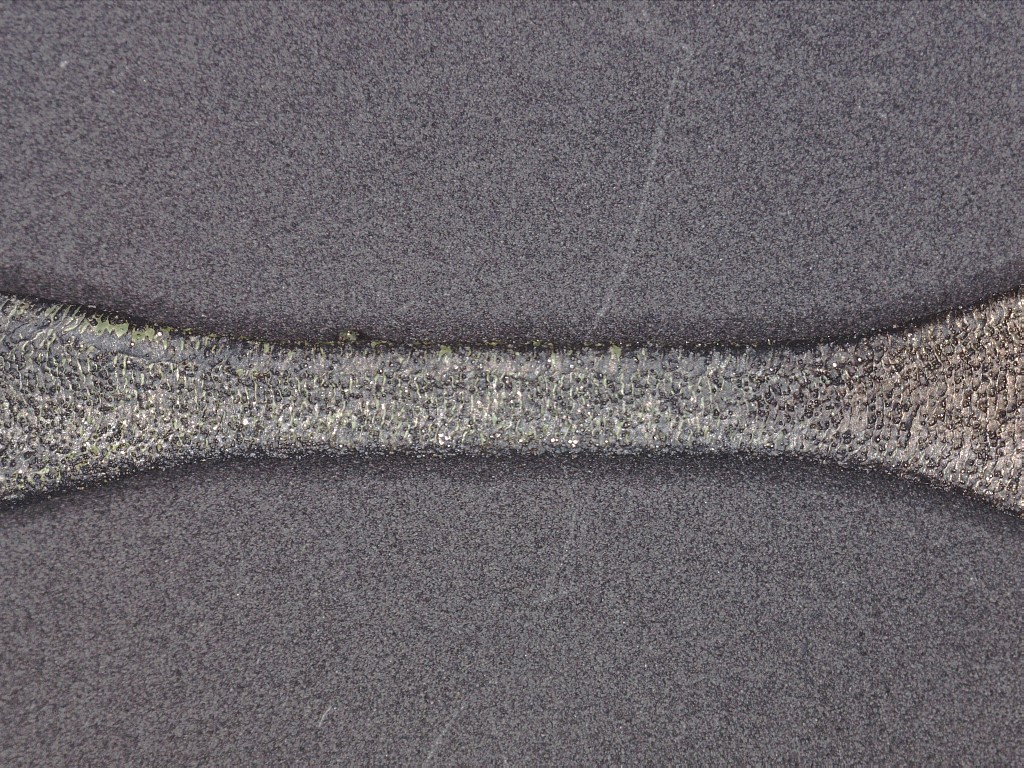
#> input picture notebooks/image/1.jpg, 1024 x 768 px
$ jupyter execute Surface_observation_test_piece_JIS_typeC.ipynb
#> lines starting #> are read from the running program, lines starting #| are printed output that depends on the picture
[cell 1]
import cv2
import matplotlib.pyplot as plt

[cell 2]
im = cv2.imread('./image/1.jpg')
#> im is the input picture: shape (768, 1024, 3); mean B, G, R 106.8, 102.2, 107.2
plt.imshow(im)
plt.axis('off')

[cell 3]
img_src = cv2.imread("./image/1.jpg", 1)
img_gray = cv2.cvtColor(img_src, cv2.COLOR_BGR2GRAY)
thresh = 100
max_pixel = 255
ret, img_dst = cv2.threshold(img_gray,
                                 thresh,
                                 max_pixel,
                                 cv2.THRESH_BINARY)
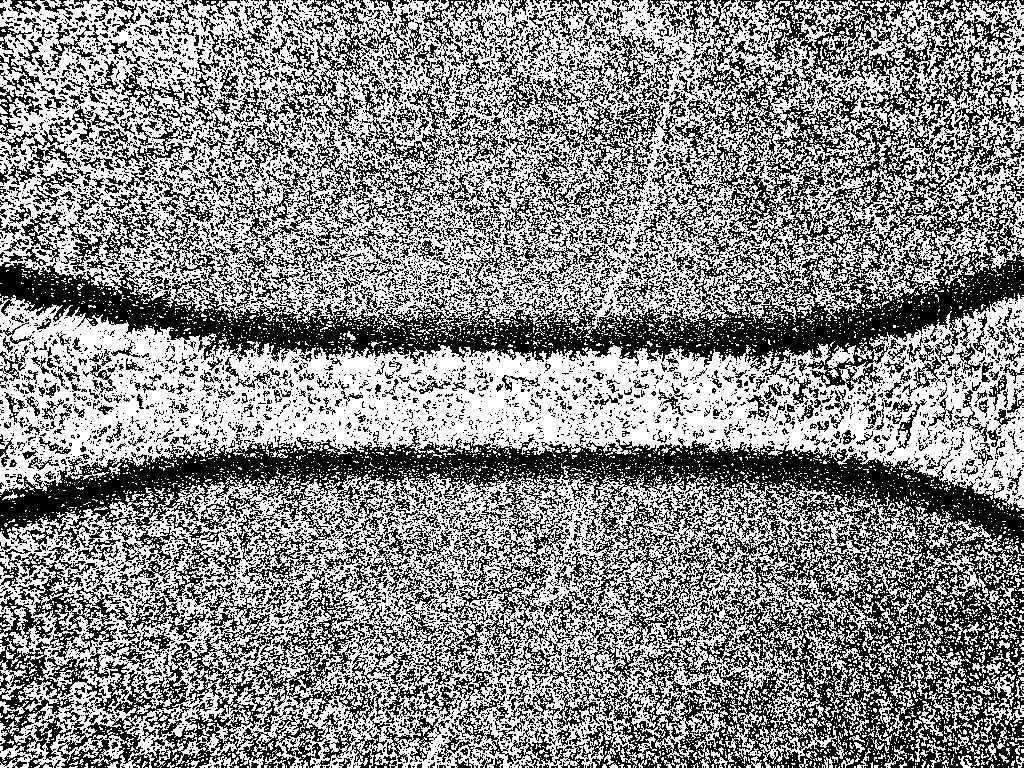
#> img_dst: shape (768, 1024); 54.7% white; black in thin lines or dots
#> ret = 100
plt.imshow(img_dst)
plt.set_cmap('gray')
plt.axis('off')

[cell 4]
im = cv2.imread('./image/3.jpg')
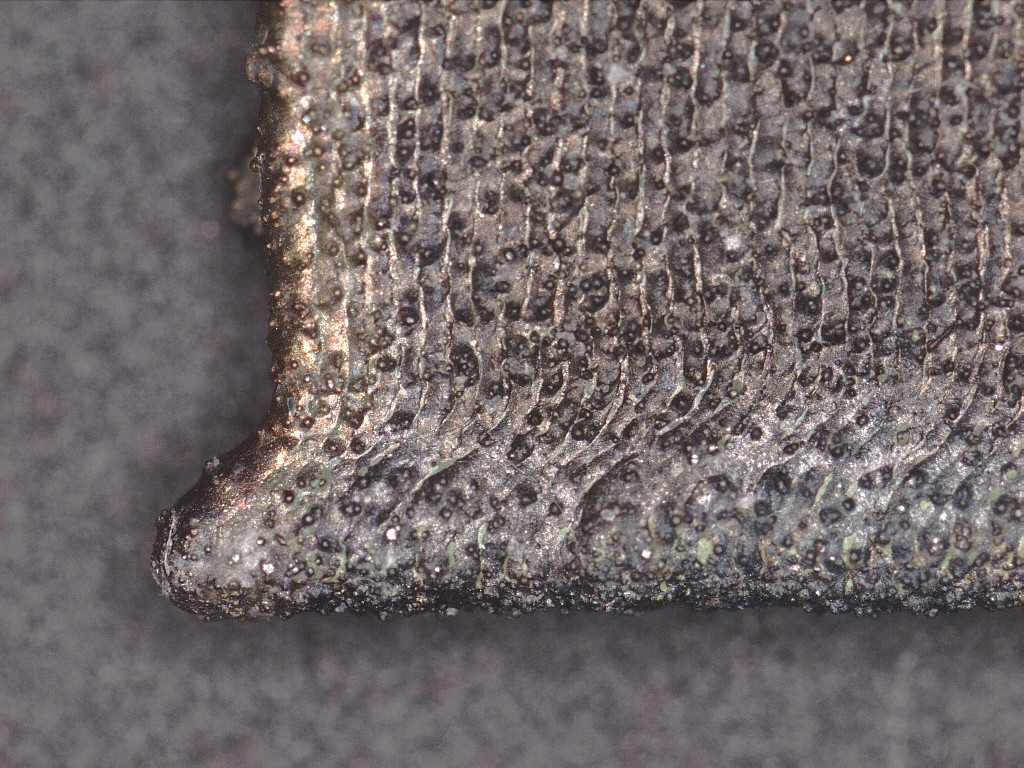
#> input picture notebooks/image/3.jpg, 1024 x 768 px
#> im is the input picture: shape (768, 1024, 3); mean B, G, R 105.1, 104.4, 113.2
plt.imshow(im)
plt.axis('off')

[cell 5]
thresh = 100

[cell 6]
import numpy as np
# kernel = np.ones((5,5),np.float32)/25
kernel = np.ones((5,5),np.float32)/20
dst = cv2.filter2D(im,-1,kernel)

plt.imshow(im)
plt.axis('off')
plt.show()
ret, img_dst = cv2.threshold(im,
                                 thresh,
                                 max_pixel,
                                 cv2.THRESH_BINARY)
#> img_dst: shape (768, 1024, 3)
plt.imshow(img_dst)
plt.set_cmap('gray')
plt.axis('off')
plt.show()

plt.imshow(dst)
plt.axis('off')
plt.show()
ret, img_dst = cv2.threshold(dst,
                                 thresh,
                                 max_pixel,
                                 cv2.THRESH_BINARY)
plt.imshow(img_dst)
plt.set_cmap('gray')
plt.axis('off')

[cell 7]
im = cv2.imread('./image/1.jpg')
plt.imshow(im)
plt.axis('off')

[cell 8]
import numpy as np
# kernel = np.ones((5,5),np.float32)/25
kernel = np.ones((5,5),np.float32)/20
dst = cv2.filter2D(im,-1,kernel)

plt.imshow(im)
plt.axis('off')
plt.show()
ret, img_dst = cv2.threshold(im,
                                 thresh,
                                 max_pixel,
                                 cv2.THRESH_BINARY)
plt.imshow(img_dst)
plt.set_cmap('gray')
plt.axis('off')
plt.show()

plt.imshow(dst)
plt.axis('off')
plt.show()
ret, img_dst = cv2.threshold(dst,
                                 thresh,
                                 max_pixel,
                                 cv2.THRESH_BINARY)
plt.imshow(img_dst)
plt.set_cmap('gray')
plt.axis('off')

[cell 9]
im = cv2.imread('./image/2.jpg')
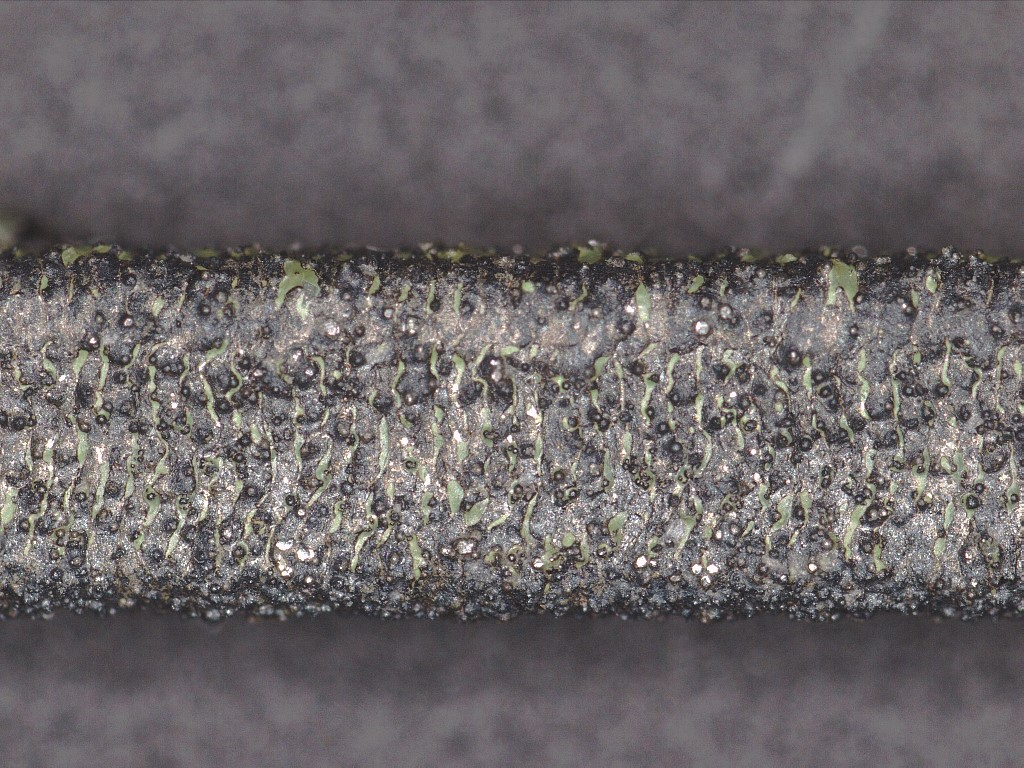
#> input picture notebooks/image/2.jpg, 1024 x 768 px
#> im is the input picture: shape (768, 1024, 3); mean B, G, R 104.8, 103.1, 108.4
plt.imshow(im)
plt.axis('off')

[cell 10]
import numpy as np
# kernel = np.ones((5,5),np.float32)/25
kernel = np.ones((5,5),np.float32)/20
dst = cv2.filter2D(im,-1,kernel)
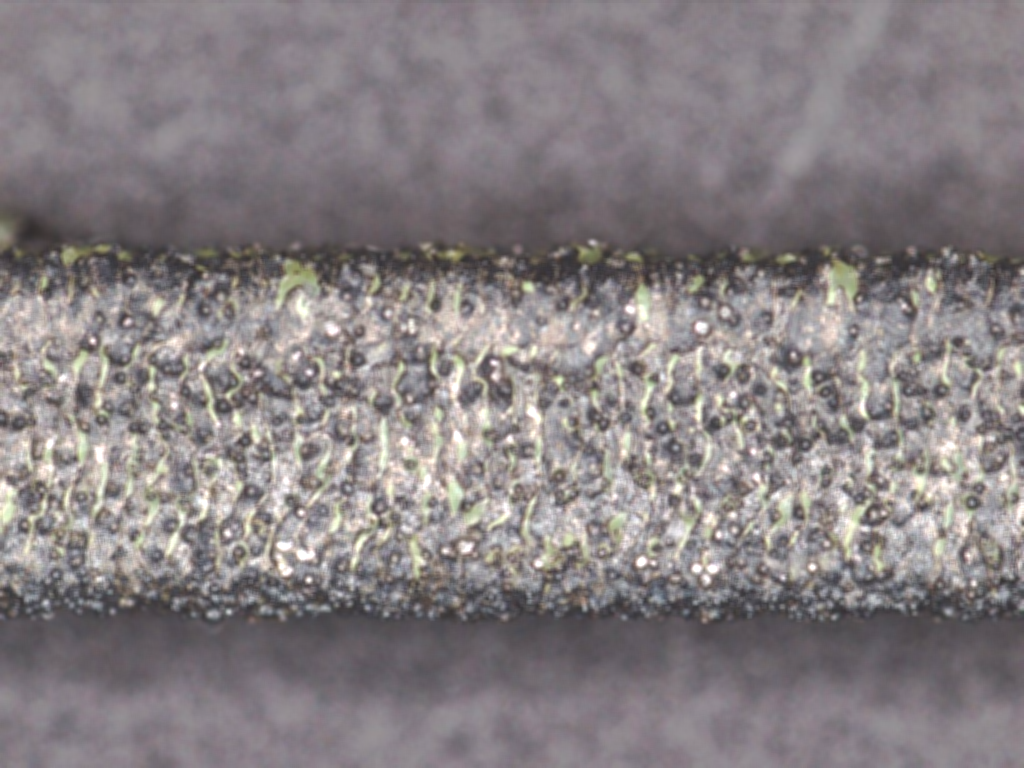
#> dst: shape (768, 1024, 3); mean B, G, R 131, 128.8, 135.5

plt.imshow(im)
plt.axis('off')
plt.show()
ret, img_dst = cv2.threshold(im,
                                 thresh,
                                 max_pixel,
                                 cv2.THRESH_BINARY)
plt.imshow(img_dst)
plt.set_cmap('gray')
plt.axis('off')
plt.show()

plt.imshow(dst)
plt.axis('off')
plt.show()
ret, img_dst = cv2.threshold(dst,
                                 thresh,
                                 max_pixel,
                                 cv2.THRESH_BINARY)
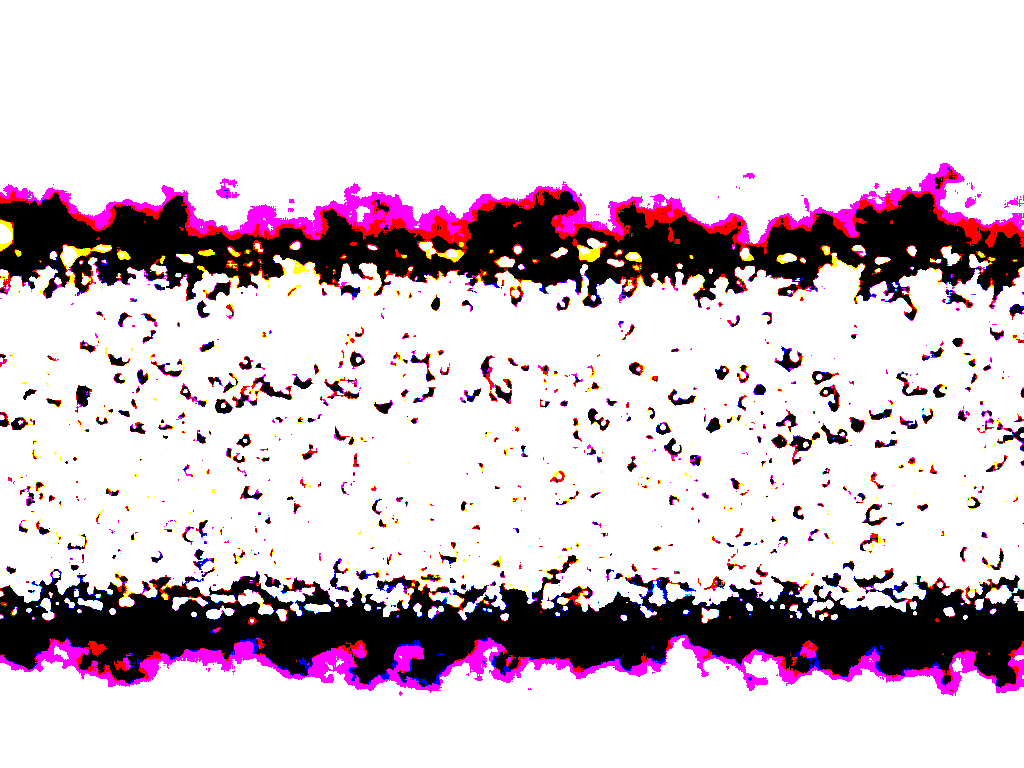
#> img_dst: shape (768, 1024, 3); mean B, G, R 207.7, 199.5, 213.5
plt.imshow(img_dst)
plt.set_cmap('gray')
plt.axis('off')
